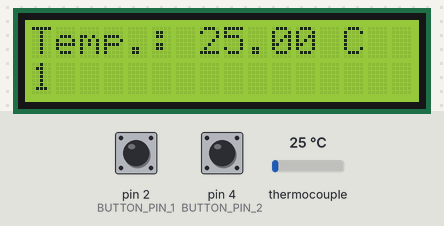
A sketch run on a simulated Arduino Uno, built with avr-gcc and run on an emulated ATmega328P. Parts: 16×2 character LCD. The test bench sets the inputs (shaded band); at power-on: pin 2 (BUTTON_PIN_1) LOW, pin 4 (BUTTON_PIN_2) LOW, thermocouple 25 °C.

Above: at 1.2 s.
1.3 s: pin 2 (BUTTON_PIN_1) pulled HIGH for 0.15 s
At 1.8 s:
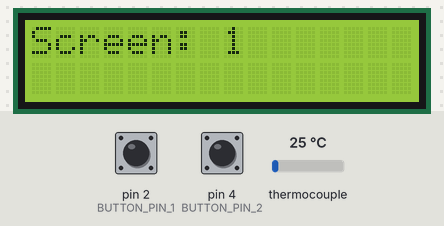
2.9 s: pin 4 (BUTTON_PIN_2) pulled HIGH for 0.15 s
At 3.5 s:
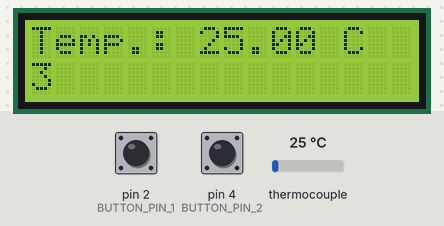
4.5 s: thermocouple set to 6 °C
At 5.8 s:
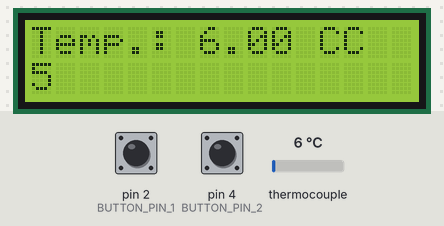
7.5 s: thermocouple set to 75 °C
At 8.8 s:
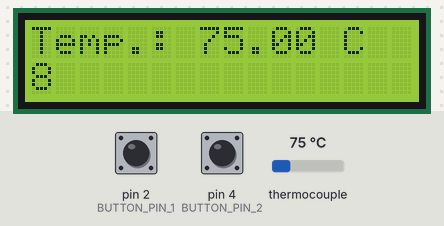
9.5 s: thermocouple set to 150 °C
At 10.3 s:
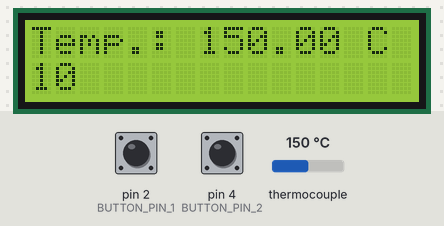
11.5 s: pin 2 (BUTTON_PIN_1) pulled HIGH for 1 s
At 11.9 s:
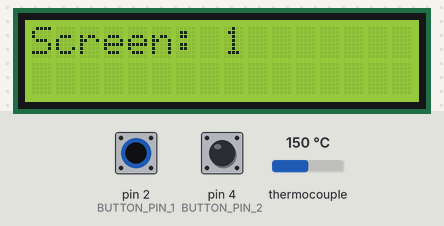
Timing chart, 0 to 14.5 s (numbered marks = the images above; inputs shaded):
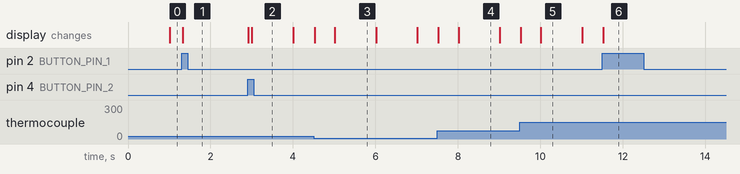

Measured:
- after the input at 1.3 s, the display: changes at once (image 1)
- after the input at 2.9 s, the display: first changes at once (image 2 shows a later state)
- after the input at 4.5 s, the display: first changes at once (image 3 shows a later state)
- after the input at 7.5 s, the display: first changes at once (image 4 shows a later state)
- after the input at 11.5 s, the display: changes at once (image 6)
- what the display in image 3 shows lasts 1.0 s, from 5.0 s to 6.0 s

The sketch:

arduino.ino
```cpp
#include <Wire.h>
#include <LiquidCrystal_I2C.h>
#include "max6675.h"
#include "displayManager.h"


void setup() {
  initButtons();
  initDisplay();
}

void loop() {
  handleButtons();
  showScreen();

}
```

displayManager.cpp
```cpp
#include <Arduino.h>
#include <Wire.h>
#include <LiquidCrystal_I2C.h>

#include "displayManager.h"
#include "temperature.h"

#define BUTTON_PIN_1 2
#define BUTTON_PIN_2 4
#define HIGH 1
#define LOW 0
#define INPUT 0
#define OUTPUT 1
#define NUM_SCREENS 2

bool buttonPressed1 = false;
bool buttonPressed2 = false;
int buttonState1 = 0;
int buttonState2 = 0;
int screen = 0;
LiquidCrystal_I2C lcd = LiquidCrystal_I2C(0x27, 16, 2);


//functions
void initButtons() {
  pinMode(BUTTON_PIN_1, INPUT);
  pinMode(BUTTON_PIN_2, INPUT);

}

void handleButtons() {
  buttonState1 = digitalRead(BUTTON_PIN_1);
  buttonState2 = digitalRead(BUTTON_PIN_2);

  if (buttonState1 == HIGH && !buttonPressed1) {
    screen = (screen + 1) % NUM_SCREENS;
    buttonPressed1 = true;
    lcd.clear();

  } else if (buttonState2 == HIGH && !buttonPressed2) {
    screen = (screen - 1 + NUM_SCREENS) % NUM_SCREENS;

    buttonPressed2 = true;
    lcd.clear();
  }

  if (buttonState1 == LOW && buttonPressed1) {
    buttonPressed1 = false;
  } else if (buttonState2 == LOW && buttonPressed2) {
    buttonPressed2 = false;
  }
}

void initDisplay() {
  lcd.init();
  lcd.backlight();
}


void showScreen() {
  switch (screen)
  {
  case 0:
    showScreenTemps(lcd);
    break;

    default:
    lcd.setCursor(0, 0);
    lcd.print("Screen: " + String(screen));
    break;
  }

}
```

displayManager.h
```cpp
#ifndef BUTTONS_H
#define BUTTONS_H

void initButtons();
void handleButtons();
void initDisplay();
void showScreen();

#endif
```

temperature.cpp
```cpp
#include <LiquidCrystal_I2C.h>
#include "max6675.h"

//in “20, 4” ändern wenn 20x04 benutzt wir
int thermoDO = 7;
int thermoCS = 5;
int thermoCLK = 6;
MAX6675 thermocouple(thermoCLK, thermoCS, thermoDO);

void showScreenTemps(LiquidCrystal_I2C &lcd){
  lcd.setCursor(0, 0);
  lcd.print("Temp.: " + String(thermocouple.readCelsius()) + " C");
  lcd.setCursor(0, 1);
  lcd.print(millis() / 1000);
}
```

temperature.h
```cpp
#ifndef TEMPERATURE_H
#define TEMPERATURE_H
#include <LiquidCrystal_I2C.h>

void showScreenTemps(LiquidCrystal_I2C &lcd);

#endif
```
